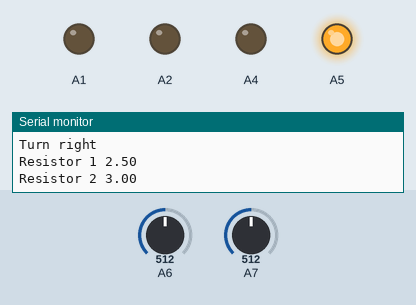
The sketch below on a simulated Arduino Nano, built with avr-gcc and run on an emulated ATmega328P. On the bench: output pins drawn as LEDs (lit = HIGH), the last lines printed to the serial monitor. The inputs (shaded band) are chosen by the test bench; at power-on: A7 = 512, A6 = 512.

Above: at 1.3 s.
1.4 s: A7 set to 577
3.2 s: A7 set to 604
At 4.7 s:
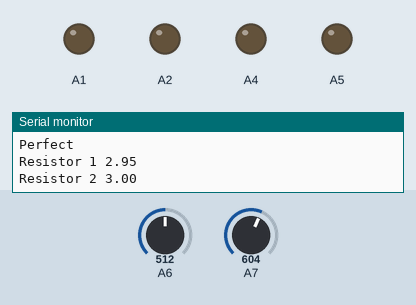
6.0 s: A6 set to 486
7.7 s: A6 set to 459
At 9.7 s:
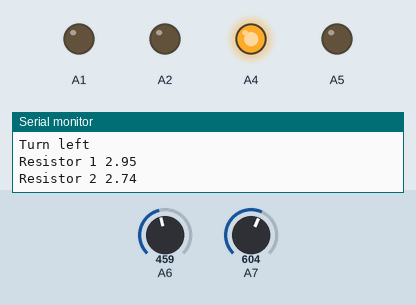
10.0 s: A6 set to 716
At 11.7 s:
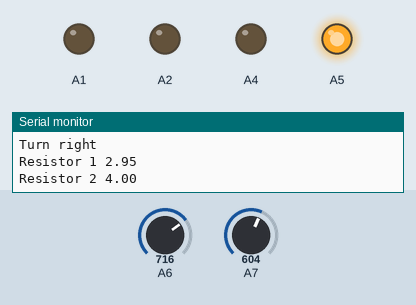
12.0 s: A6 set to 541
15.0 s: A6 set to 515
At 16.1 s:
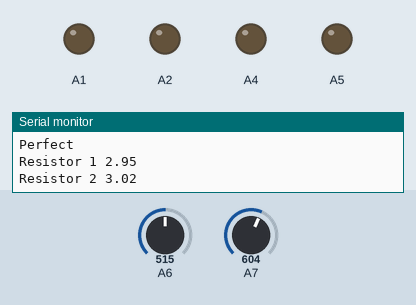
Timing chart, 0 to 18.0 s (numbered marks = the images above; inputs shaded):
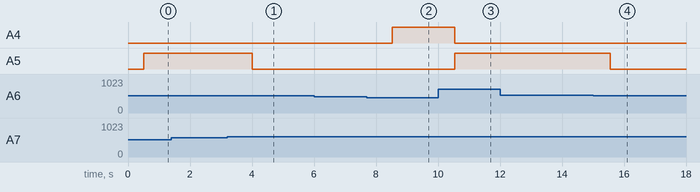

The sketch:

Moving_Bulby.ino
```cpp
//pin A7 is used for the reading of the voltage of LDR 1 (v_L1)
//pin A6 is used for the reading og the voltage of LDR 2 (v_L2)
//pin A5 is used for the reading og the voltage of LDR 3 (v_L3)
//

#include <Arduino.h>

int spee = 200;
int v_L1;
int v_L2;
int v_L3;
float v_L1c;
float v_L2c;
float v_L3c;
float difference;
void setup() {
  // put your setup code here, to run once:
  Serial.begin(9600); // setting up the serial monitor

  // IN 1 - A2
  // IN 2 - A5
  // IN 3 - A1
  // IN 4 - A4
  pinMode(A4, OUTPUT);
  pinMode(A5, OUTPUT);
  pinMode(A2, OUTPUT);
  pinMode(A1, OUTPUT);
}

void loop() {
  // put your main code here, to run repeatedly:
  //Serial.println("Hello world");
  v_L1 = analogRead(A7); //getting the potential difference across LDR 1
  v_L2 = analogRead(A6); //getting the potential difference across LDR 2
  v_L1c = (v_L1 * (5.0/1023.0));
  v_L2c = (v_L2 * (5.0/1023.0)) +0.5 ;
  Serial.print("Resistor 1 "); Serial.println(v_L1c);
  Serial.print("Resistor 2 "); Serial.println(v_L2c);
  delay(500);
  difference = v_L2c - v_L1c;
  Serial.println(difference);
  if (difference > 0.12)
  {
    Serial.println("Turn right");
   analogWrite(A4, 0);   // turn the LED on (HIGH is the voltage level)
  analogWrite(A5, spee);
  analogWrite(A2, 0);
  analogWrite(A1, 0); // turn the LED off by making the voltage LOWLOW
  }
  else if (difference < - 0.12)
  {
    Serial.println("Turn left");
                       // wait for a second
   analogWrite(A4, spee);   // turn the LED on (HIGH is the voltage level)
  analogWrite(A5, 0);
  analogWrite(A2, 0);
  analogWrite(A1, 0); // turn the LED off by making the voltage LOW
  }
  else if (-0.12 < difference && difference < 0.12)
  {
    Serial.println("Perfect");
   analogWrite(A4, 0);   // turn the LED on (HIGH is the voltage level)
  analogWrite(A5, 0);
  analogWrite(A2, 0);
  analogWrite(A1, 0); // turn the LED off by making the voltage LOW
  }
  else
  {
    Serial.println("AAAAAA I DON't KNOW WHAT IS HAPPENING REEEEEEEEEEEE");
  }

}
```

Measured:
- the behaviour switches between 589 and 590 on A7 (found by bisection; images 0 and 1)
- the behaviour switches between 478 and 477 on A6 (found by bisection; images 1 and 2)
- the behaviour switches between 527 and 526 on A6 (found by bisection; images 3 and 4)
- after the input at 3.2 s, A5: HIGH → LOW after 0.81 s
- after the input at 7.7 s, A4: LOW → HIGH after 0.83 s
- after the input at 10.0 s, A4: HIGH → LOW after 0.54 s; A5: LOW → HIGH after 0.54 s
- after the input at 15.0 s, A5: HIGH → LOW after 0.55 s
